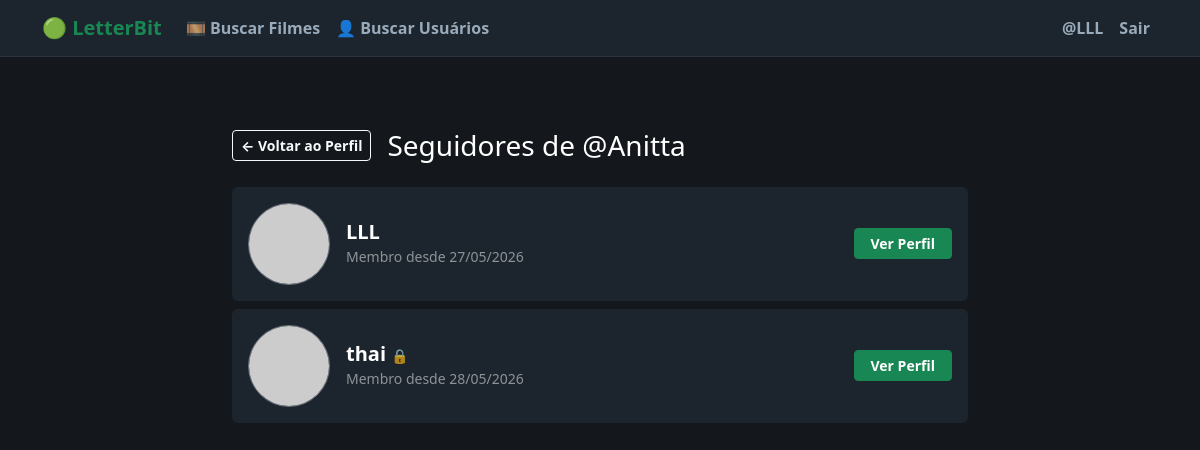
Screenshot of /profile/Anitta/followers/ (signed in) with the database file from the repository.
### users/models.py (models this page shows, shortened)
class Profile(models.Model):
    user = models.OneToOneField(User, on_delete=models.CASCADE, related_name='profile')
    bio = models.TextField(max_length=500, blank=True)
    location = models.CharField(max_length=100, blank=True)
    is_private = models.BooleanField(default=False)
    following = models.ManyToManyField(
        'self',
        symmetrical=False,
        related_name='followers',
        blank=True
    )

### users/views.py (the view)
# urls.py: path('profile/<str:username>/followers/', views.user_connections_view, {'list_type': 'followers'}, name='user_followers'),
@login_required
def user_connections_view(request, username, list_type):
    target_user = get_object_or_404(User, username=username)
    profile, _ = Profile.objects.get_or_create(user=target_user)
    my_profile, _ = Profile.objects.get_or_create(user=request.user)
    is_own_profile = (target_user == request.user)
    is_following = my_profile.following.filter(pk=profile.pk).exists()
    is_locked = (not is_own_profile) and profile.is_private and (not is_following)
    if is_locked:
        messages.error(request, "Esta conta é privada. Siga o usuário para ver as conexões.")
        return redirect('user_profile', username=username)
    connections = []
    title = ""
    if list_type == 'followers':
        connections = Profile.objects.filter(following=profile).select_related('user')
        title = f"Seguidores de @{username}"
    elif list_type == 'following':
        connections = profile.following.all().select_related('user')
        title = f"Pessoas que @{username} segue"
    context = {
        'target_user': target_user,
        'connections': connections,
        'title': title,
    }
    return render(request, 'users/user_connections.html', context)

### users/templates/users/user_connections.html
{% extends 'base.html' %}
{% block content %}
<div class="container mt-5">
    <div class="row justify-content-center">
        <div class="col-md-8">
            <div class="d-flex align-items-center gap-3 mb-4">
                <a href="{% url 'user_profile' target_user.username %}" class="btn btn-outline-light btn-sm fw-bold">← Voltar ao Perfil</a>
                <h3 class="text-white mb-0">{{ title }}</h3>
            </div>
            <div class="list-group">
                {% for profile in connections %}
                    <div class="list-group-item border-0 mb-2 p-3 rounded d-flex justify-content-between align-items-center text-white" style="background-color: #1c252d;">
                        <div class="d-flex align-items-center gap-3">
                            <img
                                src="https://ui-avatars.com/api/?name={{ profile.user.username }}&background=212529&color=fff&size=48"
                                class="rounded-circle border border-secondary"
                                alt="Avatar"
                            >
                            <div>
                                <h5 class="mb-0 fw-bold">
                                    {{ profile.user.username }}
                                    {% if profile.is_private %}
                                        <small class="text-muted" style="font-size: 14px;">🔒</small>
                                    {% endif %}
                                </h5>
                                <small class="text-white-50">Membro desde {{ profile.user.date_joined|date:"d/m/Y" }}</small>
                            </div>
                        </div>
                        <div>
                            <a href="{% url 'user_profile' profile.user.username %}" class="btn btn-sm btn-success fw-bold text-white px-3">
                                Ver Perfil
                            </a>
                        </div>
                    </div>
                {% empty %}
                    <div class="text-center p-5 rounded" style="background-color: #1c252d;">
                        <span class="fs-2">👥</span>
                        <h5 class="text-white mt-2">Ninguém por aqui ainda.</h5>
                    </div>
                {% endfor %}
            </div>
        </div>
    </div>
</div>
{% endblock %}

### templates/base.html (shortened to what this page needs)
<!DOCTYPE html>
<html lang="pt-br">
<head>
    <link href="https://cdn.jsdelivr.net/npm/bootstrap@5.3.0/dist/css/bootstrap.min.css" rel="stylesheet">
</head>
<body>
    <nav class="navbar navbar-expand-lg navbar-dark mb-4">
        <div class="container">
            <a class="navbar-brand fw-bold text-success" href="/movies/">🟢 LetterBit</a>
            <div class="collapse navbar-collapse" id="navbarNav">
                <ul class="navbar-nav me-auto">
                    <li class="nav-item">
                        <a class="nav-link" href="/movies/">🎞️ Buscar Filmes</a>
                    </li>
                    <li class="nav-item">
                        <a class="nav-link" href="{% url 'user_search' %}">👤 Buscar Usuários</a>
                    </li>
                </ul>
                <ul class="navbar-nav ms-auto">
                    {% if user.is_authenticated %}
                        <li class="nav-item">
                            <a class="nav-link fw-bold text-white" href="/profile/"> @{{ user.username }}</a>
                        </li>
                        <li class="nav-item">
                            <form action="{% url 'logout' %}" method="POST" class="d-inline">
                                <button type="submit" class="nav-link btn btn-link text-decoration-none" style="border: none;">Sair</button>
                            </form>
                        </li>
                    {% endif %}
                </ul>
            </div>
        </div>
    </nav>
    <main class="main-content">
        {% block content %}
        {% endblock %}
    </main>
</body>
</html>

### templates/base.html (style rules this page uses)
body { background-color: #14181c; color: #9ab; min-height: 100vh; display: flex; flex-direction: column; }
.navbar { background-color: #1c252d !important; border-bottom: 1px solid #2c3440; }
.nav-link { color: #9ab !important; font-weight: 600; }
.main-content { flex: 1; }

### rows the page displays
Profile: user.username "LLL", user.date_joined "27/05/2026"
Profile: user.username "thai", user.date_joined "28/05/2026"

### other values shown
{{ user.username }} "LLL"
{{ title }} "Seguidores de @Anitta"
